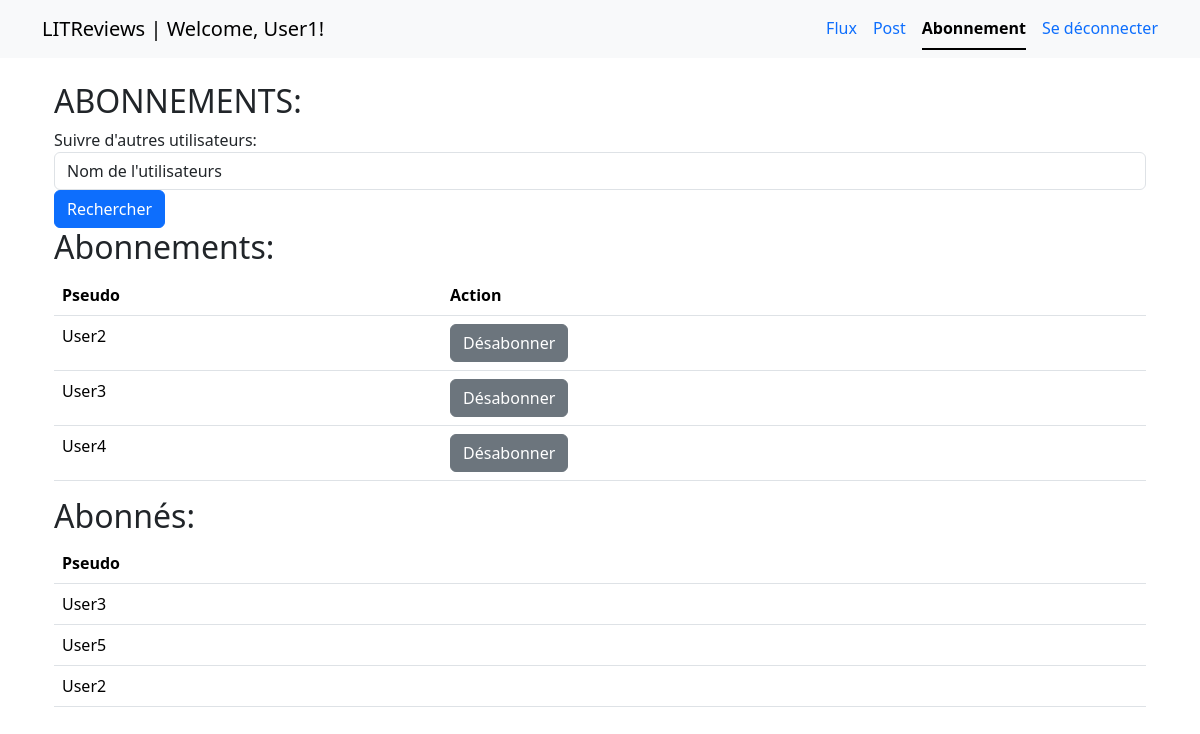
The page /LITReviews/subscription/ (signed in) on the database as committed earlier.
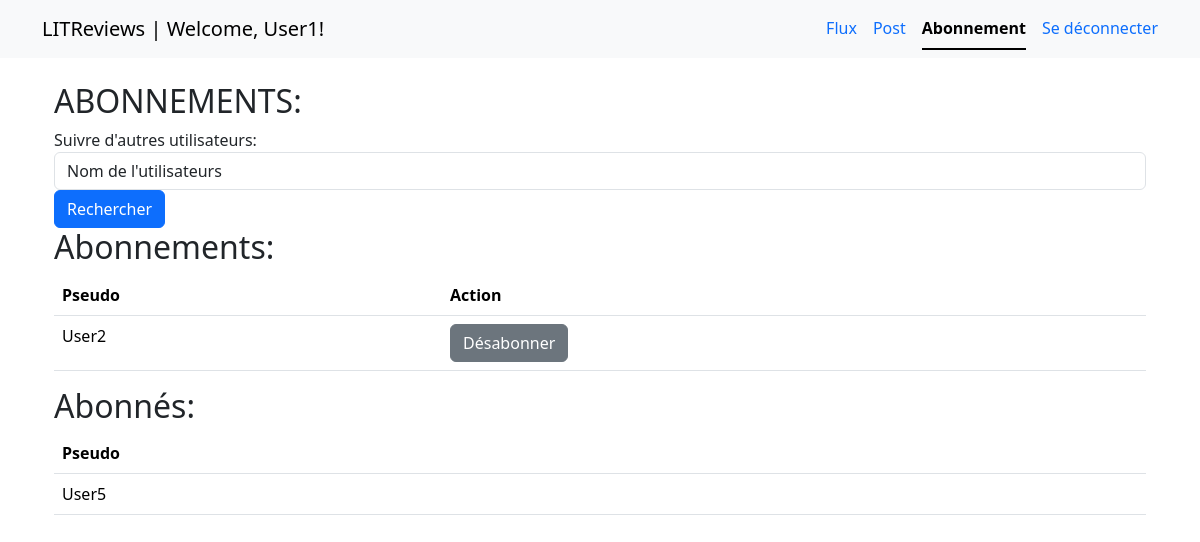
The same page on the database as committed later.
### accounts/models.py (models this page shows)
class User(AbstractUser):
    pass

### LITReviews/models.py (models this page shows, shortened)
class UserFollows(models.Model):
    user = models.ForeignKey(
        to=settings.AUTH_USER_MODEL, on_delete=models.CASCADE, related_name="following"
    )
    followed_user = models.ForeignKey(
        to=settings.AUTH_USER_MODEL, on_delete=models.CASCADE, related_name="followers"
    )
    class Meta:
        unique_together = (
            "user",
            "followed_user",
        )

### LITReviews/views.py (the view, shortened to what this page needs)
# urls.py: path("LITReviews/subscription/", views.subscription_view, name="subscription"),
@login_required
def subscription_view(request):
    error = False
    error_message = ""
    user = request.user
    followed_users = UserFollows.objects.filter(user=user.id)
    followers = UserFollows.objects.filter(followed_user=user.id)
    users = User.objects.all()
    search_users = None
    context = {
        "search_users": search_users,
        "followers": followers,
        "followed_users": followed_users,
        "users": users,
        "error": error,
        "error_message": error_message,
    }
    return render(request, "LITReviews/subscription.html", context)

### LITReviews/templates/LITReviews/subscription.html (shortened to what this page needs)
{% extends 'LITReviews/base.html' %}
{% block content %}
<div class="container">
  <h2>ABONNEMENTS:</h2>
  <form method="POST" action="{% url 'subscription' %}">
    <div class="form-group">
      <label for="searchs">Suivre d'autres utilisateurs:</label>
      <input list="searchs" type="text" class="form-control" id="search" name="searchs" value="Nom de l'utilisateurs" required onfocus="this.value = '';">
    </div>
    <button type="submit" class="btn btn-primary">Rechercher</button>
  </form>
  <div class="abonnement">
    {% if followed_users %}
    <h2>Abonnements:</h2>
    <table class="table">
      <thead>
        <tr>
          <th>Pseudo</th>
          <th>Action</th>
        </tr>
      </thead>
      <tbody>
        {% for user in followed_users %}
        <tr>
          <td>{{ user.followed_user.username }}</td>
          <td>
            <form method="POST" action="{% url 'unfollow-user' %}">
              <button type="submit" class="btn btn-secondary">Désabonner</button>
            </form>
          </td>
        </tr>
        {% endfor %}
      </tbody>
    </table>
    {% endif %}
    {% if followers %}
    <h2>Abonnés:</h2>
    <table class="table">
      <thead>
        <tr>
          <th>Pseudo</th>
        </tr>
      </thead>
      <tbody>
        {% for user in followers %}
        <tr>
          <td>{{ user.user.username }}</td>
        </tr>
        {% endfor %}
      </tbody>
    </table>
    {% endif %}
  </div>
</div>
{% endblock %}

### LITReviews/templates/LITReviews/base.html (shortened to what this page needs)
{% load static %}
<!DOCTYPE html>
<html>
<head>
  <link href="https://cdn.jsdelivr.net/npm/bootstrap@5.3.1/dist/css/bootstrap.min.css" rel="stylesheet">
  <link rel="stylesheet" href="https://cdn.jsdelivr.net/npm/bootstrap-icons@1.8.1/font/bootstrap-icons.css">
  <link rel="stylesheet" type="text/css" href="{% static 'LITReviews/styles.css' %}">
</head>
<body>
  <header>
    <nav class="navbar navbar-expand-lg navbar-light bg-light">
      <div class="container">
        <a class="navbar-brand" href="#">LITReviews {% if request.user.is_authenticated %} <span> | Welcome,
            {{request.user.username }}!</span>{% endif %}</a>
        <div class="collapse navbar-collapse" id="navbarNav">
          <ul class="nav nav-underline ms-auto">
            {% if request.user.is_authenticated %}
            <li class="nav-item">
              <a class="nav-link {% if request.path == '/LITReviews/feed/' %}active{% endif %}"
                href="{% url 'feed' %}">Flux</a>
            </li>
            <li class="nav-item">
              <a class="nav-link {% if request.path == '/LITReviews/post/' %}active{% endif %}"
                href="{% url 'post' %}">Post</a>
            </li>
            <li class="nav-item">
              <a class="nav-link {% if request.path == '/LITReviews/subscription/' %}active{% endif %}"
                href="{% url 'subscription' %}">Abonnement</a>
            </li>
            <li class="nav-item">
              <a class="nav-link" href="{% url 'logout' %}">Se déconnecter</a>
            </li>
            {% endif %}
          </ul>
        </div>
      </div>
    </nav>
  </header>
  <div class="container mt-4">
    {% block content %}{% endblock content %}
  </div>
</body>
</html>

Rows that differ between the two databases and show on the page:
removed UserFollows: followed_user.username "User3", shown under "Abonnements:"
removed UserFollows: followed_user.username "User4", shown under "Abonnements:"
removed UserFollows: user.username "User3", shown under "Abonnés:"
removed UserFollows: user.username "User2", shown under "Abonnés:"
